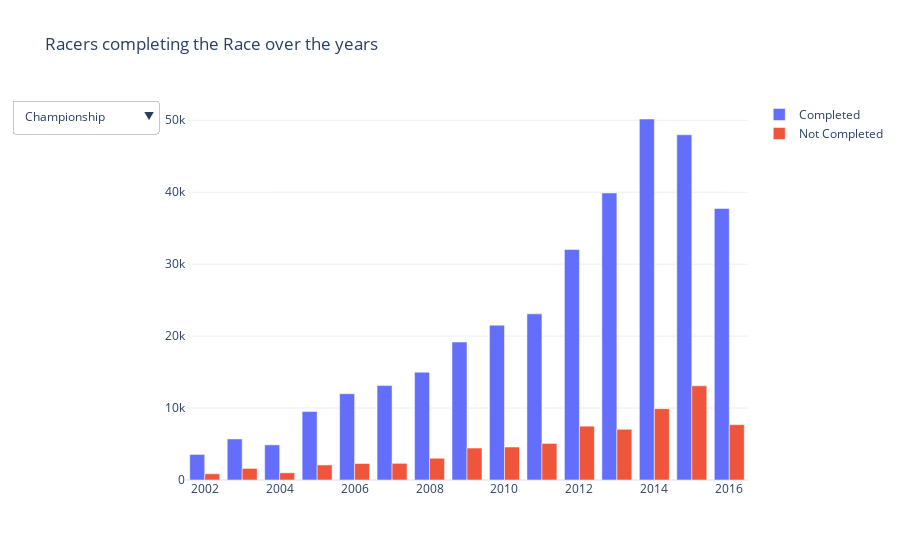

The cell this chart's notebook holds for it:
### Code cell
# and throughout the years, 15 values may fit well on horizontal bar chart, if too much difference then use pie charts

# Prettify
# title, color, legend title, size, comments, hoverinfo, themes, x-axis and y-axis

year = []
notCompleted = []
completed = []

for name, eachGroupedYear in ironManRaw[
    ironManRaw["Championship Competition"] == False
].groupby("Year"):

    year.append(name)
    notCompleted.append(
        len(
            eachGroupedYear[
                (eachGroupedYear["overall"] == "DNS")
                | (eachGroupedYear["overall"] == "DNF")
                | (eachGroupedYear["overall"] == "DQ")
            ]
        )
    )
    completed.append(
        len(
            eachGroupedYear[
                (eachGroupedYear["overall"] != "DNS")
                & (eachGroupedYear["overall"] != "DNF")
                & (eachGroupedYear["overall"] != "DQ")
            ]
        )
    )


year2 = []
notCompleted2 = []
completed2 = []

for name, eachGroupedYear in ironManRaw[
    ironManRaw["Championship Competition"] == True
].groupby("Year"):

    year2.append(name)
    notCompleted2.append(
        len(
            eachGroupedYear[
                (eachGroupedYear["overall"] == "DNS")
                | (eachGroupedYear["overall"] == "DNF")
                | (eachGroupedYear["overall"] == "DQ")
            ]
        )
    )
    completed2.append(
        len(
            eachGroupedYear[
                (eachGroupedYear["overall"] != "DNS")
                & (eachGroupedYear["overall"] != "DNF")
                & (eachGroupedYear["overall"] != "DQ")
            ]
        )
    )

plot1 = PlotTemplate(x=year, y=completed, name="Completed", visible=True)
plot2 = PlotTemplate(x=year, y=notCompleted, name="Not Completed", visible=True)
plot3 = PlotTemplate(x=year2, y=completed2, name="Completed")
plot4 = PlotTemplate(x=year2, y=notCompleted2, name="Not Completed")

finisherFig = plotMaker(
    [plot1, plot2, plot3, plot4],
    "Racers completing the Race over the years",
    "bar",
    ["Championship", "Non Championship"],
    2,
)

# TODO convert to percentage, since absolute values are difficult to understand!!!
# ['stack', 'group', 'overlay', 'relative']

iplot(finisherFig)

### Figure 1 — Plotly figure (JSON) as saved in the notebook; plotly's stock layout.template omitted (floating-point values rounded to 4 significant figures)
{"data": [{"name": "Completed", "type": "bar", "visible": true, "x": [2002, 2003, 2004, 2005, 2006, 2007, 2008, 2009, 2010, 2011, 2012, 2013, 2014, 2015, 2016], "y": [3552, 5705, 4886, 9533, 11989, 13124, 14992, 19170, 21525, 23094, 32039, 39899, 50180, 47992, 37746]}, {"name": "Not Completed", "type": "bar", "visible": true, "x": [2002, 2003, 2004, 2005, 2006, 2007, 2008, 2009, 2010, 2011, 2012, 2013, 2014, 2015, 2016], "y": [869, 1611, 1000, 2093, 2291, 2318, 3022, 4442, 4588, 5083, 7483, 7051, 9916, 13085, 7692]}, {"name": "Completed", "type": "bar", "visible": false, "x": [2003, 2004, 2005, 2006, 2007, 2008, 2009, 2010, 2011, 2012, 2013, 2014, 2015], "y": [1558, 1573, 1684, 1619, 1677, 1630, 1648, 1767, 1767, 1882, 1964, 1979, 2135]}, {"name": "Not Completed", "type": "bar", "visible": false, "x": [2003, 2004, 2005, 2006, 2007, 2008, 2009, 2010, 2011, 2012, 2013, 2014, 2015], "y": [144, 213, 108, 161, 150, 170, 199, 156, 142, 148, 157, 201, 162]}], "layout": {"title": {"text": "Racers completing the Race over the years"}, "updatemenus": [{"buttons": [{"args": [{"visible": [true, true, false, false]}], "label": "Championship", "method": "update"}, {"args": [{"visible": [false, false, true, true]}], "label": "Non Championship", "method": "update"}]}]}}
